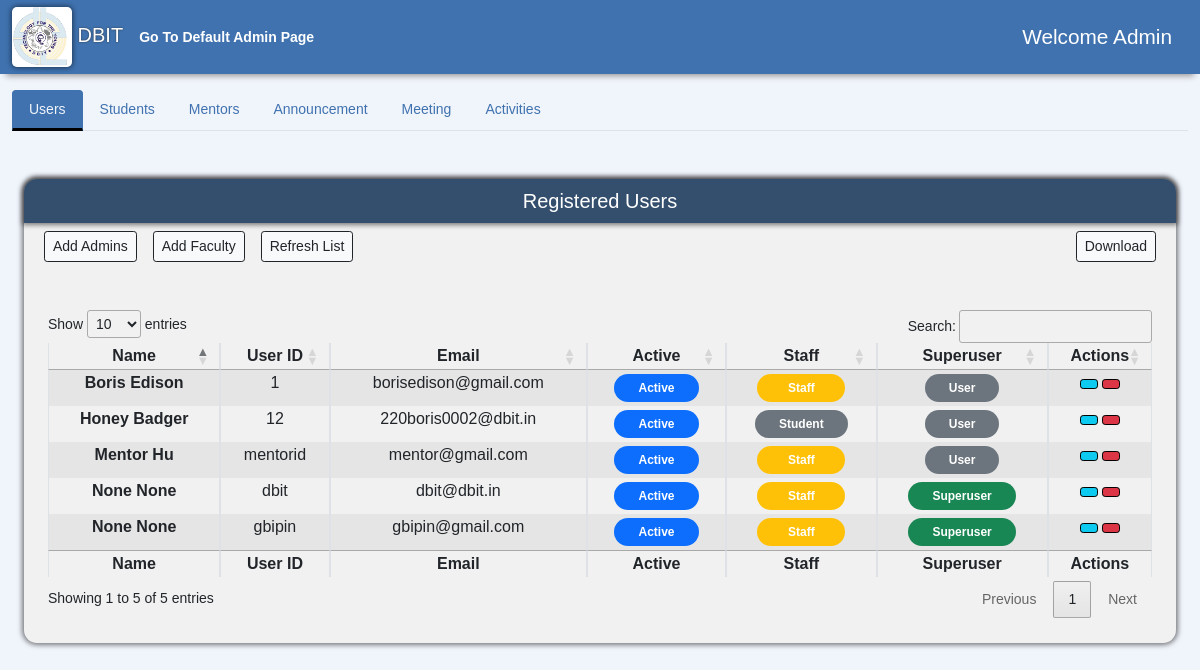
The app's page /AdminPage/ (signed in), older data.
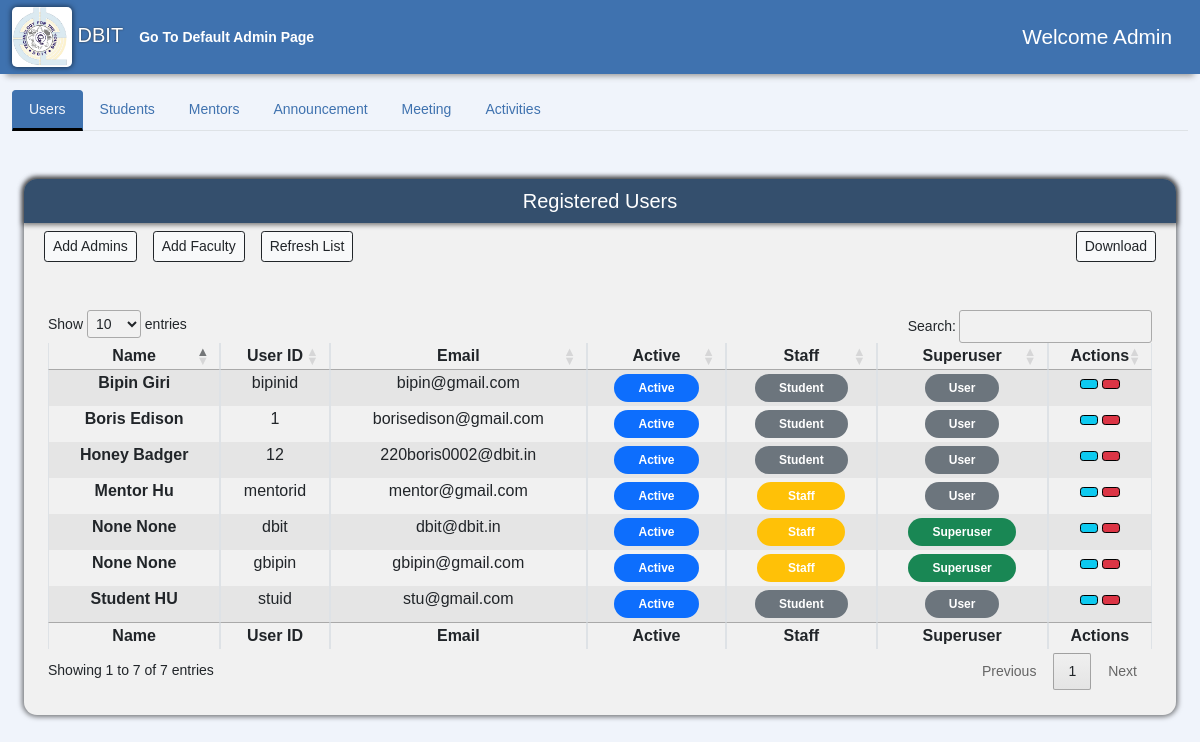
The same page, newer data.
### accounts/models.py (models this page shows, shortened)
class User(AbstractUser):
    usr_id = models.CharField(max_length=50, unique=True)
    username = None
    email = models.EmailField(max_length=255, unique=True)
    created_on = models.DateTimeField(auto_now_add=True)
    is_active = models.BooleanField(default=True)
    is_staff = models.BooleanField(default=False)
    is_superuser = models.BooleanField(default=False)
    first_name = models.CharField(max_length=50, null=True)
    last_name = models.CharField(max_length=50, null=True)
    middle_name = models.CharField(max_length=50, null=True)
    phone = models.CharField(max_length=10, null=True, blank=True)
    profile_img = models.ImageField(
        default='logo.png', null=True, blank=True, upload_to='images/')
    USERNAME_FIELD = 'email'
    REQUIRED_FIELDS = ['usr_id', ]
    objects = CustomUserManager()

### AdminPage/views.py (the view)
# urls.py: path('', views.Adminpage, name= 'admin'),
@login_required(login_url='Login')
def Adminpage(request):
    if request.user.is_superuser:
        users = User.objects.all()
        context = {'users': users}
        return render(request,'AdminPage/admin-user.html',context)
    else:
        return HttpResponse("You are not authorized to view this page")

### Announcement/notification_processors.py (called while the page is built)
def announcements(request):
    allnotifications= Announcement.objects.all()
    return {'notifications':allnotifications}

def announcement_receiver(request):
    allreceivers= AnnouncementReceiver.objects.all()
    return {'receivers':allreceivers}

### FacultyDashboard/scheduled_meeting_processors.py (called while the page is built)
def scheduled_meetings(request):
    allmeetings= Meeting.objects.all()
    return {'meetings':allmeetings}

### AdminPage/templates/AdminPage/admin-user.html (shortened to what the changed rows need)
{% extends "admin.html" %}
{% load static %}
{% block userTabContent %}
<div class="tab-pane fade show active" id="nav-users" role="tabpanel" aria-labelledby="nav-users-tab">
    <div class="container-fluid mb-5">
        <div class="sidebar flex-shrink-0 dashboard-navigation">
            <div class="sidebar-heading d-flex align-items-center justify-content-center">
                <h5>Registered Users</h5>
            </div>
            <div class="container-fluid" style="overflow-x: auto;">
                <div class="d-flex bd-highlight mb-3">
                </div>
            </div>
            <div class="table-div m-4 mt-4 mb-4">
                <table class="table table-striped table-bordered" style="widows: 100%;" id="user-table">
                    <thead>
                        <tr>
                            <th scope="col" class="px-2 py-1 text-center">Name</th>
                            <th scope="col" class="px-2 py-1 text-center">User ID</th>
                            <th scope="col" class="px-2 py-1 text-center">Email</th>
                            <th scope="col" class="px-2 py-1 text-center">Active</th>
                            <th scope="col" class="px-2 py-1 text-center">Staff</th>
                            <th scope="col" class="px-2 py-1 text-center">Superuser</th>
                            <th scope="col" class="px-2 py-1 text-center">Actions</th>
                        </tr>
                    </thead>
                    <tbody>
                        {% for user in users %}
                        <tr>
                            <th scope="row" class="px-2 py-1 text-center">{{user.first_name}} {{ user.last_name}}</th>
                            <td class="px-2 py-1 text-center">{{user.usr_id}}</td>
                            <td class="px-2 py-1 text-center">{{user.email}}</td>
                            <td class="px-2 py-1 text-center">
                                {% if user.is_active %}
                                <span class="badge bg-primary rounded-pill px-4 py-2">Active</span> {% else %}
                                <span class="badge bg-danger rounded-pill px-4 py-2">Inactive</span> {% endif %}
                          </td>
                            <td class="px-2 py-1 text-center">
                                {% if user.is_staff %}
                                <span class="badge bg-warning rounded-pill px-4 py-2">&nbsp Staff &nbsp</span> {% else %}
                                <span class="badge bg-secondary rounded-pill px-4 py-2">Student</span> {% endif %}
                            </td>
                            <td class="px-2 py-1 text-center">
                                {% if user.is_superuser %}
                                <span class="badge bg-success rounded-pill px-4 py-2">Superuser</span> {% else %}
                                <span class="badge bg-secondary rounded-pill px-4 py-2">User</span> {% endif %}
                            </td>
                            <td class="px-2 py-1 text-center" >
                                <button type="button" class="btn btn-info ms-auto btn-sm" style="border-color: black" {% if user.is_superuser %} onClick="window.location.reload()" {% else %} onClick="window.location.href='{% url 'update-user' user.usr_id %}'" {% endif %}>
                                </button>
                                <form action="{% url 'delete-user' user.id %}" class="mb-0" style="display: inline-block" method='POST'>
                                    <button type="submit" class="btn btn-danger ms-auto btn-sm" style="border-color: black" onClick="return confirm('Are you sure Do you want to delete this user/account ?');">
                                    </button>
                                </form>
                            </td>
                        </tr>
                        {% endfor %}
                    </tbody>
                    <tfoot>
                        <tr>
                            <th scope="col" class="px-2 py-1 text-center">Name</th>
                            <th scope="col" class="px-2 py-1 text-center">User ID</th>
                            <th scope="col" class="px-2 py-1 text-center">Email</th>
                            <th scope="col" class="px-2 py-1 text-center">Active</th>
                            <th scope="col" class="px-2 py-1 text-center">Staff</th>
                            <th scope="col" class="px-2 py-1 text-center">Superuser</th>
                            <th scope="col" class="px-2 py-1 text-center">Actions</th>
                        </tr>
                    </tfoot>
                </table>
            </div>
        </div>
    </div>
</div>
{% endblock %}

Row changes from the older to the newer data that the page shows:
changed User "Boris": is_staff "Staff" → "Student"
added User: first_name "Bipin", last_name "Giri", usr_id "bipinid", email "bipin@gmail.com", is_active "Active", is_staff "Student", is_superuser "User"
added User: first_name "Student", last_name "HU", usr_id "stuid", email "stu@gmail.com", is_active "Active", is_staff "Student", is_superuser "User"
Text that changed along with them:
text written by a page script: "Show entries Search: Showing 1 to 5 of 5 entries Previous 1 Next" → "Show entries Search: Showing 1 to 7 of 7 entries Previous 1 Next"
